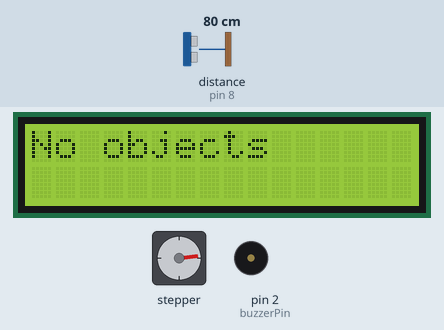
Simulated run of this sketch. Board: Arduino Uno, built with avr-gcc and run on an emulated ATmega328P. On the bench: 16×2 character LCD, stepper motor, buzzer (waves = sounding, pin HIGH). The inputs (shaded band) are chosen by the test bench; at power-on: distance to the obstacle (sensor on pin 8) 80 cm. Stepper angles assume 4096 steps per turn; what the sketch prints to the serial monitor is not drawn.

Above: at 5.37 s.
5.4 s: distance to the obstacle (sensor on pin 8) set to 46 cm
At 6.46 s:
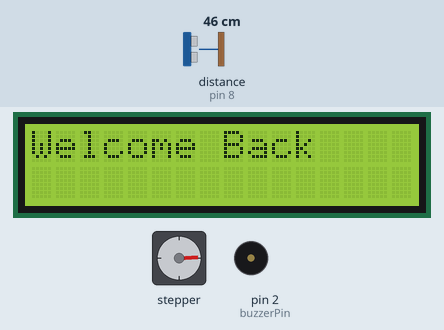
8.4 s: distance to the obstacle (sensor on pin 8) set to 53 cm
At 15.5 s:
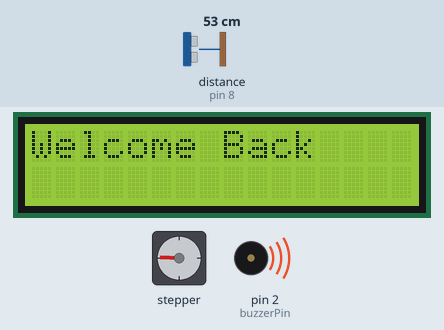
15.7 s: distance to the obstacle (sensor on pin 8) set to 4 cm
At 17.39 s:
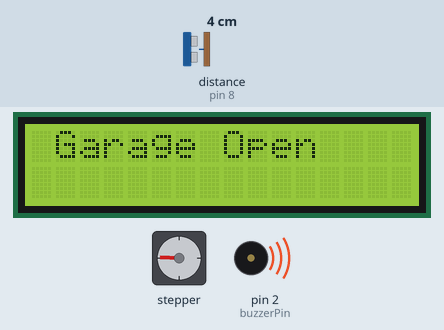
Timing chart, 0 to 22.2 s (numbered marks = the images above; inputs shaded):
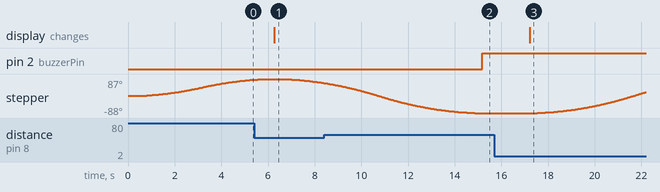

The sketch:

6.ino
```cpp
#include <Wire.h>
#include <NewPing.h>
#include <AccelStepper.h>
#include <LiquidCrystal_I2C.h>

int buzzerPin = 2;
AccelStepper stepper(8, 10, 12, 11, 13);

LiquidCrystal_I2C lcd(0x20, 4,5,6,0,1,2,3,7,NEGATIVE);
NewPing sonar(7,8,250);

int distance = 0;
int threshold = 50;
bool closeState = true;
bool openState = false;

void setup() {

  lcd.begin(16,2);
  lcd.backlight();
  lcd.setCursor(1,0);
  lcd.print("Garage Door Opener");
  pinMode(buzzerPin, OUTPUT);

  Serial.begin(9600);
  Serial.println("Garage Door Opener");
  stepper.setMaxSpeed(1000.0);
  stepper.setSpeed(200);
  stepper.setAcceleration(100.0);


}

void loop() {
  distance = sonar.ping_cm();

  if (distance > threshold)
  {
    if (!closeState)
    {
      stepper.moveTo(-1000);
      digitalWrite(buzzerPin,HIGH);
      delay(2000);
      lcd.clear();
      lcd.setCursor(1,0);
      lcd.print("Goodbye");
      stepper.runToPosition();
      closeState = true;
    }
      else{
        lcd.backlight();
        lcd.setCursor(1,0);
        digitalWrite(buzzerPin,LOW);
        stepper.moveTo(1000);
        lcd.clear();
        lcd.print("No objects");
        stepper.runToPosition();
        openState = false;

      }

    }else if (distance <= threshold){

      if (!openState){
        stepper.moveTo(-1000);
        lcd.clear();
        lcd.print("Welcome Back");
        stepper.runToPosition();
        digitalWrite(buzzerPin,HIGH);
        delay(2000);
        openState = true;


      }
      else{
      stepper.moveTo(1000);
      lcd.clear();
      lcd.setCursor(1,0);
      lcd.print("Garage Open");
      stepper.runToPosition();
      digitalWrite(buzzerPin,LOW);
      closeState = false;

      }
    }
    delay(10);
  }
```

Measured:
- the behaviour switches between 49 and 50 cm on distance to the obstacle (sensor on pin 8) (found by bisection; images 1 and 2)
- after the input at 5.4 s, the display: changes after 0.87 s (image 1)
- after the input at 15.7 s, pin 2 (buzzerPin): stays HIGH (without the input it goes to LOW after 1.5 s); the display: changes after 1.5 s (image 3)
